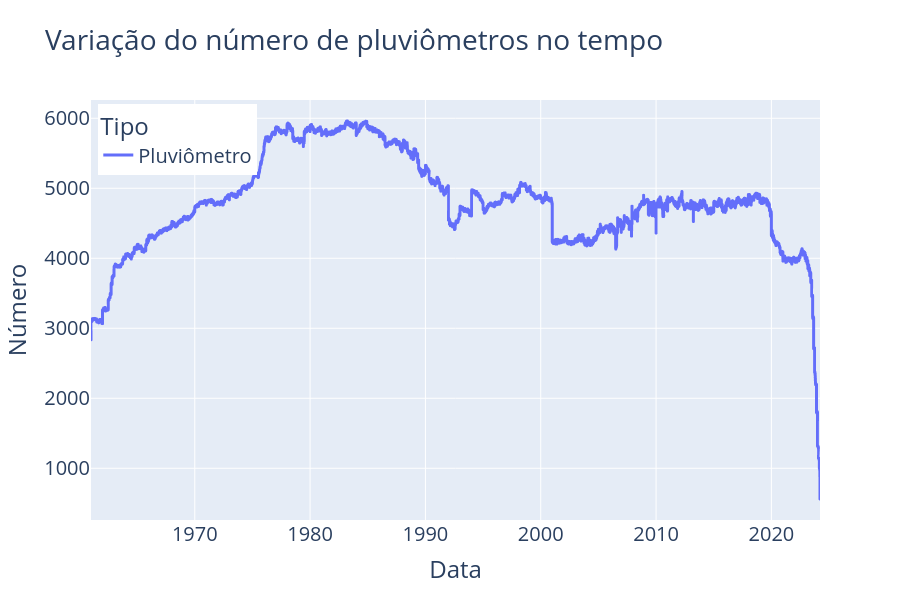

This figure's notebook cell:
### Code cell
df_pluvi = create_df(prec_obs, 'Pluviômetro')
fig = px.line(df_pluvi, x=['Dia'], y='Número', color='Tipo', 
        title='Variação do número de pluviômetros no tempo', height=600)
fig.update_layout(xaxis_title="Data", font=dict(size=20), 
                  legend=dict(yanchor="top", y=0.99, xanchor="left", x=0.01))
fig.update_traces(line=dict(width=3), hoverlabel=dict(font_size=24))

### Figure 1 — Plotly figure (JSON) as saved in the notebook; plotly's stock layout.template omitted (floating-point values rounded to 4 significant figures; data arrays with more than 128 entries replaced by an {"elided": "..."} marker saying what was removed)
{"data": [{"hoverlabel": {"font": {"size": 24}}, "hovertemplate": "Tipo=Pluviômetro<br>variable=Dia<br>value=%{x}<br>Número=%{y}<extra></extra>", "legendgroup": "Pluviômetro", "line": {"color": "#636efa", "dash": "solid", "width": 3}, "marker": {"symbol": "circle"}, "mode": "lines", "name": "Pluviômetro", "showlegend": true, "type": "scattergl", "x": {"elided": "23090 str values"}, "xaxis": "x", "y": {"elided": "23090 int values"}, "yaxis": "y"}], "layout": {"font": {"size": 20}, "height": 600, "legend": {"title": {"text": "Tipo"}, "tracegroupgap": 0, "x": 0.01, "xanchor": "left", "y": 0.99, "yanchor": "top"}, "title": {"text": "Variação do número de pluviômetros no tempo"}, "xaxis": {"anchor": "y", "domain": [0, 1], "title": {"text": "Data"}}, "yaxis": {"anchor": "x", "domain": [0, 1], "title": {"text": "Número"}}}}
